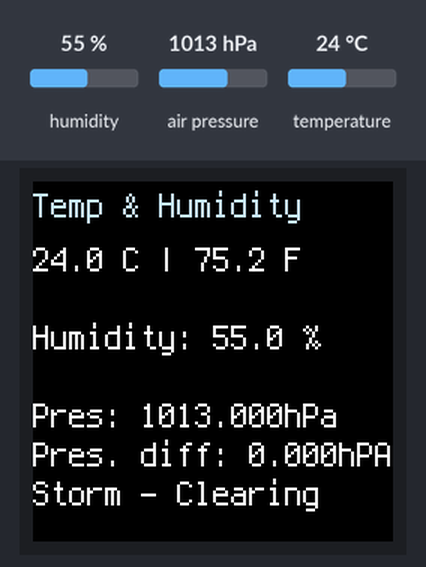
The program below on a simulated Adafruit CLUE running CircuitPython. Parts: 240×240 colour display. The inputs (shaded band) are chosen by the test bench; at power-on: temperature 24 °C, humidity 55 %, air pressure 1013 hPa.

Above: at 1.2 s.
1.3 s: temperature set to 23.3 °C
At 2.5 s:
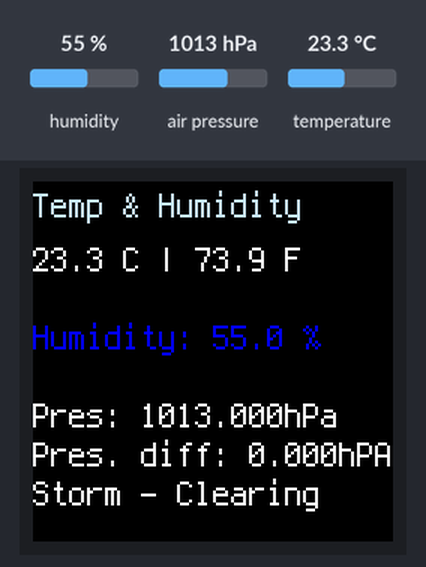
2.8 s: temperature set to 33 °C
At 3.8 s:
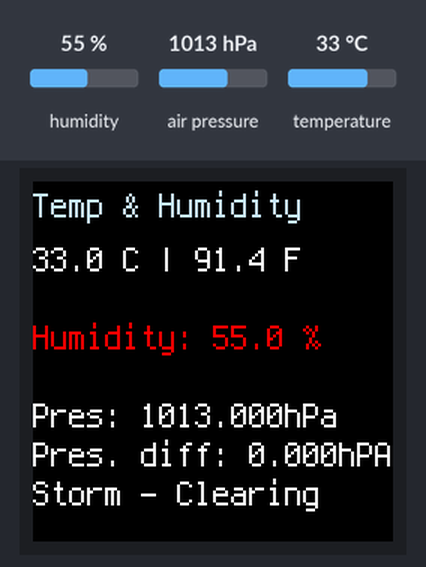
4.3 s: humidity set to 22 %
At 4.9 s:
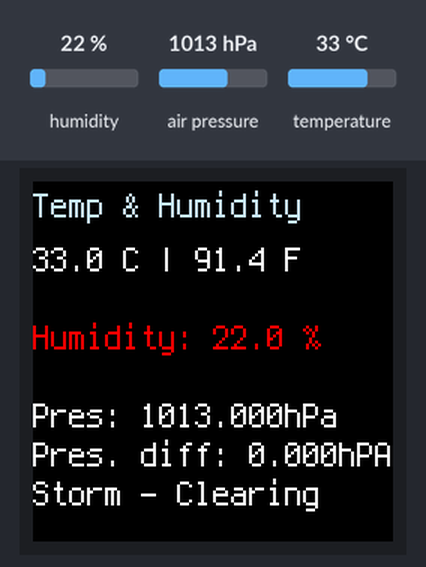
5.8 s: air pressure set to 952 hPa
At 6.1 s:
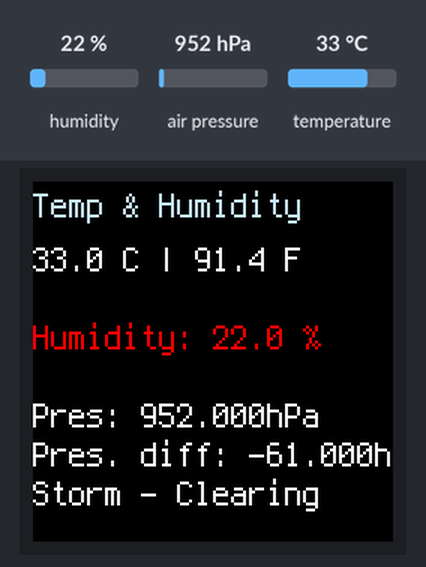
Timing chart, 0 to 8.3 s (numbered marks = the images above; inputs shaded):
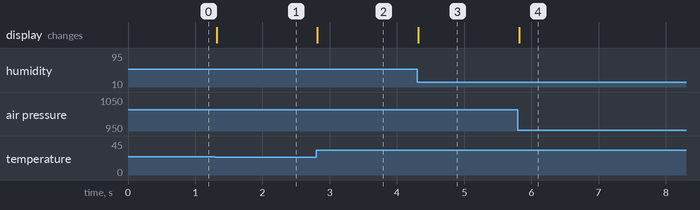

Measured:
- the behaviour switches between 24 and 23.9 °C on temperature (found by bisection; images 0 and 1)
- after the input at 1.3 s, the display: changes at once (image 1)
- after the input at 2.8 s, the display: changes at once (image 2)
- after the input at 4.3 s, the display: changes at once (image 3)
- after the input at 5.8 s, the display: changes at once (image 4)

The program:

code.py
```python
"""
Monitor for Temperature/Humidity ranges
Include some basic logic on how to montior barometric pressure
and determine if a storm is incoming or not.

hector@hectorleiva.com
"""

import time
from adafruit_clue import clue

# Set desired temperature range in degrees Celsius.
min_temperature = 24
max_temperature = 32.2

# Set desired humidity range in percent.
min_humidity = 20
max_humidity = 65

# Current Sea Level - NYC
clue.sea_level_pressure = 100490.0
pressure_lock_val = clue.pressure
initial_time = time.monotonic()

def weatherCheck(currPressure, pressureDiff):
    diffLimit = 338.5 # ((102268.9 - 100914.4) / 4)

    if (currPressure > 102268.9):
        if (pressureDiff < (diffLimit * -1)): # There is a significant pressure change heading down
            return 'Fair - Dropping'
        else:
            return 'Fair - Clear'
    elif (currPressure > 100914.4 and currPressure < 102268.9):
        if pressureDiff < (diffLimit * -1):
            return 'Zone - Dropping'
        elif pressureDiff > diffLimit:
            return 'Zone - Rising'
        else:
            return 'Zone - Stable'
    else: # Under 100914.4
        if pressureDiff < (diffLimit * -1):
            return 'Storm - Immeinent'
        elif pressureDiff > diffLimit:
            return 'Storm - Clearing'
        else:
            return 'Storm'

def setSensorTextColor(val, min_val, max_val, display):
    if val < min_val:
        display.color = clue.BLUE
    elif val > max_val:
        display.color = clue.RED
    else:
        display.color = clue.WHITE

# Every 10 minutes, reset the pressure_lock_val to the current pressure value
def pressureCheck(initial_time, pressure_lock_val, current_pressure):
    now = time.monotonic()

    if now - initial_time > 600: # If 600 seconds or 10 minutes have passed
        pressure_lock_val = current_pressure
    else:
        initial_time = now

clue_display = clue.simple_text_display(
    title="Temp & Humidity",
    title_color=(197,229,245), # Colors of weather.gov
    title_scale=1,
    text_scale=2,
    colors=(clue.WHITE,)
)

while True:
    temperature = clue.temperature
    temperature_f = (temperature * 9/5) + 32
    humidity = clue.humidity

    clue_display[0].text = "{:.1f} C | {:.1f} F".format(temperature, temperature_f)
    clue_display[2].text = "Humidity: {:.1f} %".format(humidity)
    clue_display[4].text = "Pres: {:.3f}hPa".format(clue.pressure)
    clue_display[5].text = "Pres. diff: {:.3f}hPA".format(clue.pressure - pressure_lock_val)

    setSensorTextColor(temperature, min_temperature, max_temperature, clue_display[2])
    setSensorTextColor(humidity, min_humidity, max_humidity, clue_display[3])

    pressureCheck(initial_time, pressure_lock_val, clue.pressure)
    clue_display[6].text = weatherCheck(clue.pressure, pressure_lock_val)

    clue_display.show()
```
